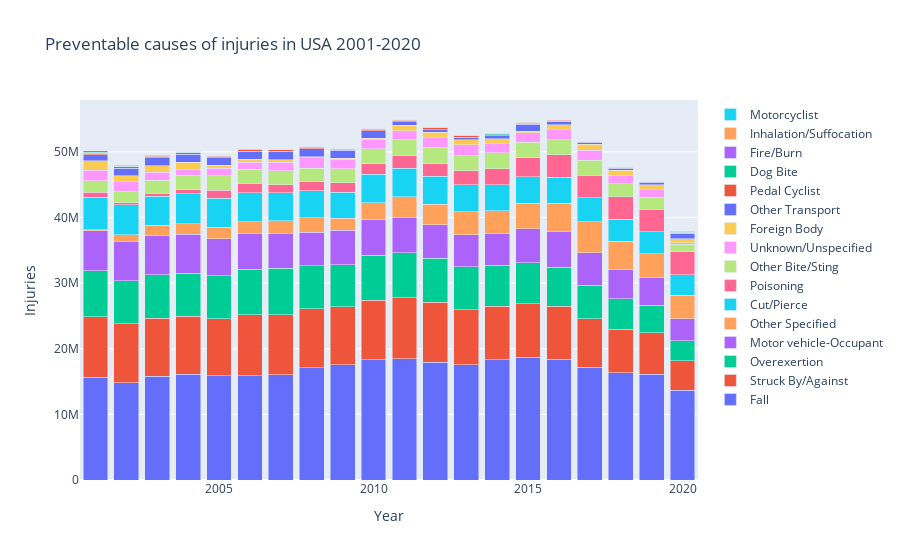

Notebook code for this chart:
### Code cell
plot_preventable_injuries(preventable_injuries_df)
